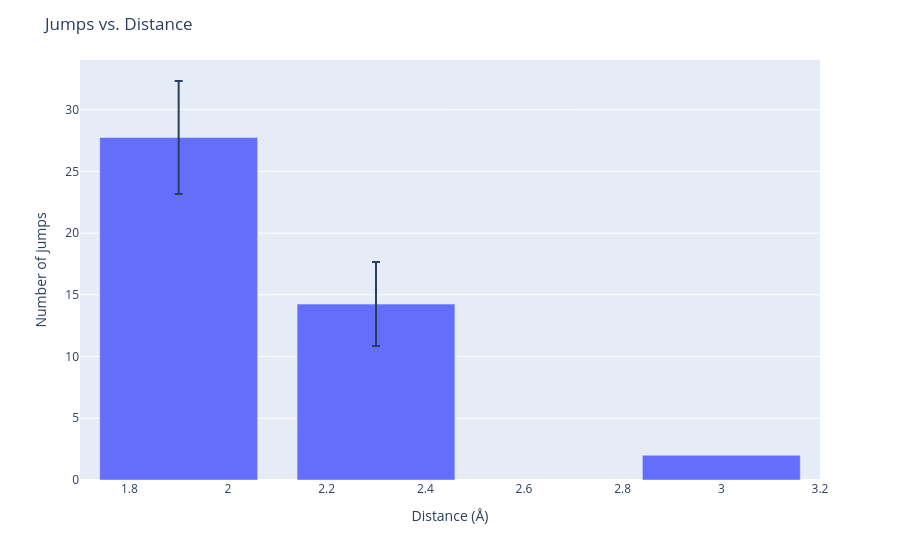

This figure's notebook cell:
### Code cell
jumps.plot_jumps_vs_distance(n_parts=4)

### Figure 1 — Plotly figure (JSON) as saved in the notebook; plotly's stock layout.template omitted (floating-point values rounded to 4 significant figures)
{"data": [{"error_y": {"array": [4.573, 3.403, NaN]}, "hovertemplate": "Displacement=%{x}<br>mean=%{y}<extra></extra>", "legendgroup": "", "marker": {"color": "#636efa", "pattern": {"shape": ""}}, "name": "", "orientation": "v", "showlegend": false, "textposition": "auto", "type": "bar", "x": [1.9, 2.3, 3.0], "xaxis": "x", "y": [27.75, 14.25, 2.0], "yaxis": "y"}], "layout": {"barmode": "stack", "legend": {"tracegroupgap": 0}, "margin": {"t": 60}, "title": {"text": "Jumps vs. Distance"}, "xaxis": {"anchor": "y", "domain": [0.0, 1.0], "title": {"text": "Distance (Å)"}}, "yaxis": {"anchor": "x", "domain": [0.0, 1.0], "title": {"text": "Number of jumps"}}}}
